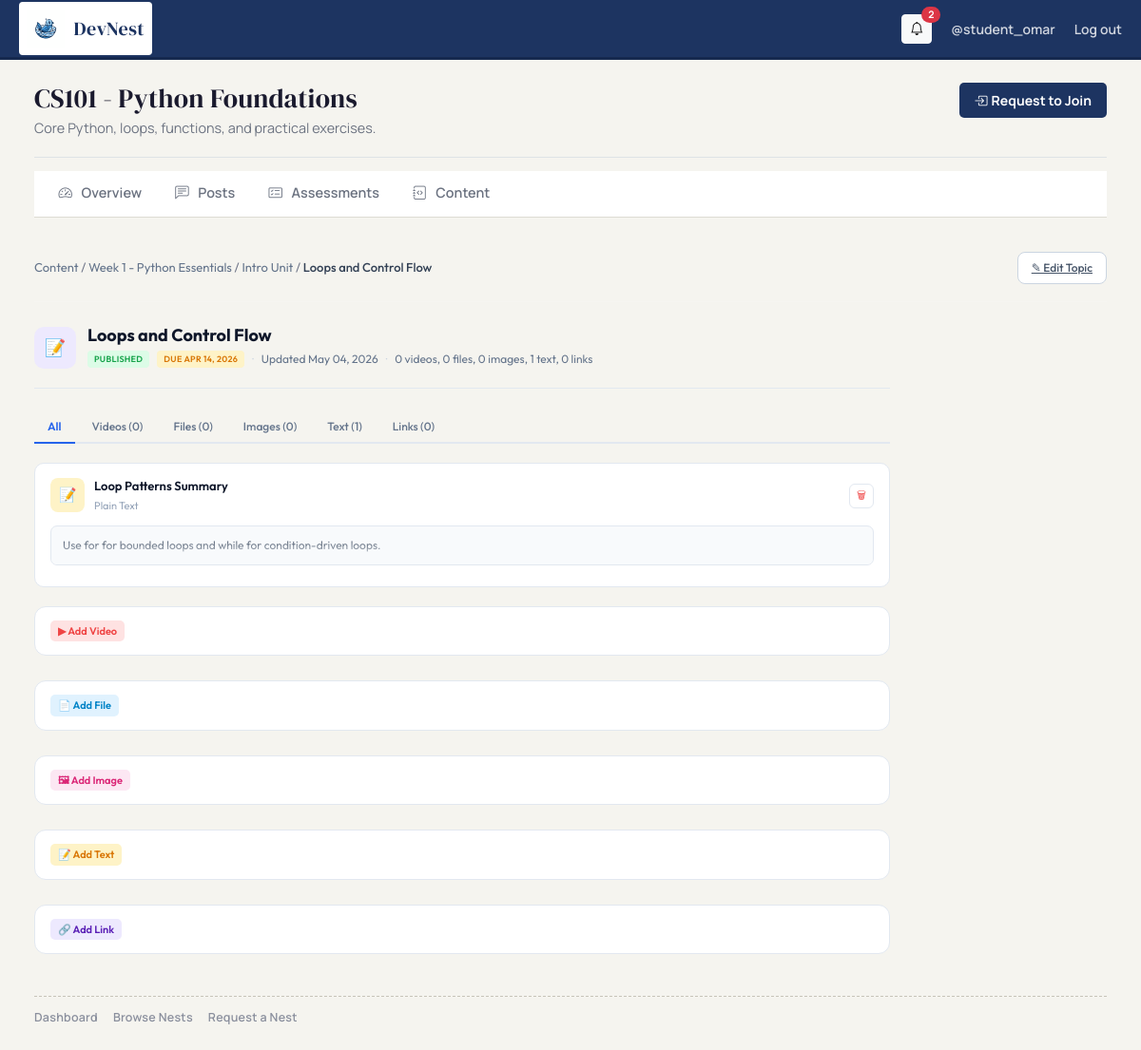
The page /content/topic/1/ (signed in) on the database its author committed.
### nests/models.py (models this page shows, shortened)
class Nest(models.Model):
    class Status(models.TextChoices):
        PENDING  = 'pending',  'Pending'
        APPROVED = 'approved', 'Approved'
        REJECTED = 'rejected', 'Rejected'
    name        = models.CharField(max_length=255)
    description = models.TextField()
    creator     = models.ForeignKey(settings.AUTH_USER_MODEL, on_delete=models.CASCADE)
    members     = models.ManyToManyField(
        settings.AUTH_USER_MODEL,
        through='NestMembership',
        related_name='nests',
    )
    status      = models.CharField(
        max_length=20,
        choices=Status.choices,
        default=Status.PENDING,
    )
    created_at  = models.DateTimeField(auto_now_add=True)
    def membership_for(self, user):
        if not getattr(user, 'is_authenticated', False):
            return None
        return self.memberships.filter(user=user, status=NestMembership.Status.ACTIVE).first()
    def is_member(self, user):
        return self.membership_for(user) is not None

### content/models.py (models this page shows, shortened)
class Topic(models.Model):
    class StatusChoices(models.TextChoices):
        DRAFT = 'draft', 'Draft'
        PUBLISHED = 'published', 'Published'
        SCHEDULED = 'scheduled', 'Scheduled'
        ARCHIVED = 'archived', 'Archived'
    unit = models.ForeignKey(Unit, on_delete=models.CASCADE)
    name = models.CharField(max_length=255)
    sort_order = models.IntegerField(default=0)
    status = models.CharField(max_length=20, choices=StatusChoices.choices, default=StatusChoices.DRAFT)
    due_date = models.DateTimeField(null=True, blank=True)
    created_at = models.DateTimeField(auto_now_add=True)
    updated_at = models.DateTimeField(auto_now=True)
    class Meta:
        ordering = ['sort_order']

class Unit(models.Model):
    title = models.ForeignKey(Title, on_delete=models.CASCADE)
    name = models.CharField(max_length=255)
    description = models.TextField(blank=True)
    sort_order = models.IntegerField(default=0)
    is_published = models.BooleanField(default=False)
    created_at = models.DateTimeField(auto_now_add=True)
    class Meta:
        ordering = ['sort_order']

class Title(models.Model):
    name = models.CharField(max_length=255)
    description = models.TextField(blank=True)
    sort_order = models.IntegerField(default=0)
    is_published = models.BooleanField(default=False)
    created_by = models.ForeignKey(User, on_delete=models.CASCADE)
    nest = models.ForeignKey(Nest, on_delete=models.CASCADE, related_name='titles', null=True, blank=True)
    created_at = models.DateTimeField(auto_now_add=True)
    class Meta:
        ordering = ['sort_order']

class TextContent(models.Model):
    class FormatChoices(models.TextChoices):
        PLAIN = 'plain', 'Plain Text'
        MARKDOWN = 'markdown', 'Markdown'
        HTML = 'html', 'HTML'
    topic = models.ForeignKey(Topic, on_delete=models.CASCADE)
    text_title = models.CharField(max_length=255, blank=True)
    body = models.TextField()
    format = models.CharField(max_length=20, choices=FormatChoices.choices, default=FormatChoices.PLAIN)
    sort_order = models.IntegerField(default=0)
    created_at = models.DateTimeField(auto_now_add=True)
    class Meta:
        ordering = ['sort_order']

### content/views.py (the view)
# urls.py: path("topic/<topic_id>/", views.topic_detail_view, name="topic_detail_view"),
def topic_detail_view(request: HttpRequest, topic_id):
    try:
        topic = Topic.objects.get(pk=topic_id)
        videos = VideoContent.objects.filter(topic=topic)
        files = FileContent.objects.filter(topic=topic)
        images = ImageContent.objects.filter(topic=topic)
        texts = TextContent.objects.filter(topic=topic)
        links = LinkContent.objects.filter(topic=topic)
    except Exception as e:
        print(e)
        return render(request, "404.html")
    permission_response = _enforce_view_permission(request, topic.unit.title.nest)
    if permission_response:
        return permission_response
    return render(request, "content/topic_detail.html", {
        "topic": topic,
        "videos": videos,
        "files": files,
        "images": images,
        "texts": texts,
        "links": links,
        "nest": topic.unit.title.nest,
    })

### content/templates/content/topic_detail.html (shortened to what this page needs)
{% extends "nests/nest_detail_base.html" %}
{% load static %}
{% block extra_css %}<link rel="stylesheet" href="{% static 'content/css/style.css' %}">{% endblock %}
{% block feature_content %}
<div class="c-topbar">
    <div class="c-topbar__breadcrumb">
        <a href="{% url 'content:all_titles_view' %}{% if nest %}?nest_id={{ nest.id }}{% endif %}">Content</a> /
        <a href="{% url 'content:title_detail_view' title_id=topic.unit.title.id %}">{{ topic.unit.title.name }}</a> /
        <a href="{% url 'content:unit_detail_view' unit_id=topic.unit.id %}">{{ topic.unit.name }}</a> /
        <span>{{ topic.name|truncatechars:40 }}</span>
    </div>
    <div class="c-topbar__actions">
        <a href="{% url 'content:update_topic_view' topic_id=topic.id %}" class="c-btn">✎ Edit Topic</a>
    </div>
</div>
<div class="c-content">
    <div class="c-topic-header">
        <div class="c-topic-header__left">
            <div class="c-topic-header__icon" style="background:#ede9fe;color:#5b21b6;">📝</div>
            <div>
                <h1 class="c-topic-header__title">{{ topic.name }}</h1>
                <div class="c-topic-header__meta">
                    <span class="c-badge" style="background:{% if topic.status == 'published' %}#dcfce7;color:#16a34a;{% elif topic.status == 'draft' %}#f1f5f9;color:#94a3b8;{% elif topic.status == 'scheduled' %}#e0f2fe;color:#0284c7;{% else %}#fee2e2;color:#ef4444;{% endif %}">{{ topic.get_status_display }}</span>
                    {% if topic.due_date %}<span class="c-badge" style="background:#fef3c7;color:#d97706;">Due {{ topic.due_date|date:"M d, Y" }}</span>{% endif %}
                    <span class="c-topic-header__sep">·</span>
                    <span>Updated {{ topic.updated_at|date:"M d, Y" }}</span>
                    <span class="c-topic-header__sep">·</span>
                    <span>{{ videos|length }} video{{ videos|length|pluralize }}, {{ files|length }} file{{ files|length|pluralize }}, {{ images|length }} image{{ images|length|pluralize }}, {{ texts|length }} text{{ texts|length|pluralize }}, {{ links|length }} link{{ links|length|pluralize }}</span>
                </div>
            </div>
        </div>
    </div>
    <div class="c-tabs" style="margin-bottom:20px;">
        <button class="c-tab c-tab--active" onclick="showTab('tab-all',this)">All</button>
        <button class="c-tab" onclick="showTab('tab-video',this)">Videos ({{ videos|length }})</button>
        <button class="c-tab" onclick="showTab('tab-files',this)">Files ({{ files|length }})</button>
        <button class="c-tab" onclick="showTab('tab-images',this)">Images ({{ images|length }})</button>
        <button class="c-tab" onclick="showTab('tab-text',this)">Text ({{ texts|length }})</button>
        <button class="c-tab" onclick="showTab('tab-links',this)">Links ({{ links|length }})</button>
    </div>
    <div id="tab-all" class="c-tab-panel c-tab-panel--active">
        {% for text in texts %}
        <div class="c-detail-item">
            <div class="c-detail-item__header">
                <div class="c-detail-item__type-icon" style="background:#fef3c7;color:#d97706;">📝</div>
                <div class="c-detail-item__info">
                    <div class="c-detail-item__name">{{ text.text_title|default:"Text Block" }}</div>
                    <div class="c-detail-item__meta"><span>{{ text.get_format_display }}</span></div>
                </div>
                <div class="c-detail-item__actions">
                    <form method="POST" action="{% url 'content:delete_text_view' text_id=text.id %}" style="display:inline;" onsubmit="return confirm('Delete?')">{% csrf_token %}<button type="submit" class="c-icon-btn" style="color:#ef4444;">🗑</button></form>
                </div>
            </div>
            <div class="text-preview">{{ text.body|linebreaksbr }}</div>
        </div>
        {% endfor %}
        <div style="display:flex;flex-direction:column;gap:10px;margin-top:20px;">
            <details class="c-settings-section" style="padding:14px 16px;">
                <summary style="cursor:pointer;font-size:13px;font-weight:600;color:#1e293b;list-style:none;display:flex;align-items:center;gap:8px;">
                    <span style="background:#fee2e2;color:#ef4444;padding:3px 8px;border-radius:5px;font-size:11px;">▶ Add Video</span>
                </summary>
            </details>
            <details class="c-settings-section" style="padding:14px 16px;">
                <summary style="cursor:pointer;font-size:13px;font-weight:600;color:#1e293b;list-style:none;display:flex;align-items:center;gap:8px;">
                    <span style="background:#e0f2fe;color:#0284c7;padding:3px 8px;border-radius:5px;font-size:11px;">📄 Add File</span>
                </summary>
            </details>
            <details class="c-settings-section" style="padding:14px 16px;">
                <summary style="cursor:pointer;font-size:13px;font-weight:600;color:#1e293b;list-style:none;display:flex;align-items:center;gap:8px;">
                    <span style="background:#fce7f3;color:#db2777;padding:3px 8px;border-radius:5px;font-size:11px;">🖼 Add Image</span>
                </summary>
            </details>
            <details class="c-settings-section" style="padding:14px 16px;">
                <summary style="cursor:pointer;font-size:13px;font-weight:600;color:#1e293b;list-style:none;display:flex;align-items:center;gap:8px;">
                    <span style="background:#fef3c7;color:#d97706;padding:3px 8px;border-radius:5px;font-size:11px;">📝 Add Text</span>
                </summary>
            </details>
            <details class="c-settings-section" style="padding:14px 16px;">
                <summary style="cursor:pointer;font-size:13px;font-weight:600;color:#1e293b;list-style:none;display:flex;align-items:center;gap:8px;">
                    <span style="background:#ede9fe;color:#5b21b6;padding:3px 8px;border-radius:5px;font-size:11px;">🔗 Add Link</span>
                </summary>
            </details>
        </div>
    </div>
</div>
{% endblock %}

### nests/templates/nests/nest_detail_base.html (shortened to what this page needs)
{% extends "nests/base.html" %}
{% block content %}
{% if nest %}
<div class="nest-page-head pb-3 mb-0 border-bottom">
    <div>
        <h2 class="nest-page-title">{{ nest.name }}</h2>
        <p class="nest-page-subtitle mb-1">{{ nest.description }}</p>
    </div>
    <div class="d-flex gap-2 flex-wrap align-items-center">
        {% if membership %}
            <span class="nest-chip nest-chip-approved align-self-center">
                <i class="bi bi-check-circle me-1"></i> {{ membership.get_role_display }}
            </span>
        {% elif pending_membership %}
            <span class="nest-chip nest-chip-pending align-self-center">
                <i class="bi bi-hourglass-split me-1"></i> Request Pending
            </span>
        {% elif request.user.is_authenticated %}
            <form method="post" action="{% url 'nests:join_nest' nest_id=nest.pk %}">
                <button type="submit" class="nest-btn-main">
                    <i class="bi bi-box-arrow-in-right me-1"></i> Request to Join
                </button>
            </form>
        {% endif %}
    </div>
</div>
<div class="nest-subnav-wrap">
    <nav class="nest-subnav" aria-label="Nest feature navigation">
        <a href="{% url 'nests:nest_detail' nest_id=nest.pk %}"
           class="nest-subnav-link {% block tab_overview %}{% endblock %}">
            <i class="bi bi-speedometer2 me-1"></i> Overview
        </a>
        <a href="{% url 'nests:nest_posts' nest_id=nest.pk %}"
           class="nest-subnav-link {% block tab_posts %}{% endblock %}">
            <i class="bi bi-chat-left-text me-1"></i> Posts
        </a>
        <a href="{% url 'assessments:assessment_page_view' nest_id=nest.pk %}"
           class="nest-subnav-link {% block tab_assessments %}{% endblock %}">
            <i class="bi bi-card-checklist me-1"></i> Assessments
        </a>
        <a href="{% url 'content:all_titles_view' %}?nest_id={{ nest.pk }}"
           class="nest-subnav-link {% block tab_content %}{% endblock %}">
            <i class="bi bi-journal-code me-1"></i> Content
        </a>
    </nav>
</div>
{% endif %}
{% block feature_content %}{% endblock %}
{% endblock %}

### nests/templates/nests/base.html (shortened to what this page needs)
{% load static %}
<!doctype html>
<html lang="en">
<head>
	<link href="https://cdn.jsdelivr.net/npm/bootstrap@5.3.3/dist/css/bootstrap.min.css" rel="stylesheet">
	<link href="https://cdn.jsdelivr.net/npm/bootstrap-icons@1.11.3/font/bootstrap-icons.css" rel="stylesheet">
	<link rel="stylesheet" href="{% static 'css/nests.css' %}">
	{% block extra_css %}{% endblock %}
</head>
<body class="nest-shell">
	<header class="nest-topbar">
		<div class="container-fluid nest-topbar-inner">
			<a class="nest-brand" href="/">
				<img src="{% static 'images/logo.svg' %}" alt="DevNest logo">
				<span>DevNest</span>
			</a>
			<div class="nest-user d-none d-lg-flex">
				{% if request.user.is_authenticated %}
					<div class="dropdown">
						<button class="btn btn-sm btn-light position-relative" type="button" id="nestNotifDropdown" data-bs-toggle="dropdown" aria-expanded="false" title="Notifications">
							<i class="bi bi-bell"></i>
							{% if unread_notifications_count %}
							<span class="position-absolute top-0 start-100 translate-middle badge rounded-pill bg-danger">{{ unread_notifications_count }}</span>
							{% endif %}
						</button>
					</div>
					<a class="nest-user-link" href="{% url 'accounts:user_profile_view' request.user.username %}">
						@{{ request.user.username }}
					</a>
					<a class="nest-user-link" href="{% url 'accounts:log_out' %}?next={{request.path}}">Log out</a>
				{% else %}
					<a class="nest-user-link" href="{% url 'accounts:sign_in' %}?next={{request.path}}">Sign in</a>
				{% endif %}
			</div>
		</div>
	</header>
	<div class="nest-layout container-fluid">
		<main class="nest-main">
			{% block content %}{% endblock %}
			<footer class="nest-footer-links" aria-label="Nest legacy links">
				<a href="{% url 'nests:nest_dashboard' %}" class="nest-footer-link {% if request.path == '/nests/' %}active{% endif %}">
					Dashboard
				</a>
				<a href="{% url 'nests:nest_list_view' %}" class="nest-footer-link {% if '/nests/browse/' in request.path %}active{% endif %}">
					Browse Nests
				</a>
				<a href="{% url 'nests:request_nest_view' %}" class="nest-footer-link {% if '/nests/request/' in request.path %}active{% endif %}">
					Request a Nest
				</a>
			</footer>
		</main>
	</div>
</body>
</html>

### rows shown on the page
Nest: name "CS101 - Python Foundations", description "Core Python, loops, functions, and practical exercises."
Topic: unit.title.name "Week 1 - Python Essentials", unit.name "Intro Unit", name "Loops and Control Flow", status "PUBLISHED", due_date "APR 14, 2026", updated_at "May 04, 2026"
TextContent: text_title "Loop Patterns Summary", format "Plain Text", body "Use for for bounded loops and while for condition-driven loops."

### other values the page prints
{{ unread_notifications_count }} "2"
{{ request.user.username }} "student_omar"
{{ videos|length }} "0"
{{ files|length }} "0"
{{ images|length }} "0"
{{ texts|length }} "1"
{{ links|length }} "0"
